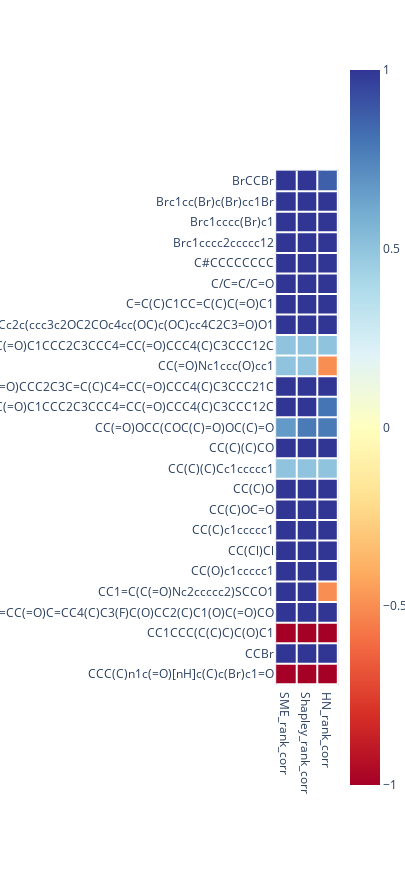

Notebook source saved alongside this figure:
### Code cell
hm = df[["SME_rank_corr", "Shapley_rank_corr", "HN_rank_corr"]].iloc[:25]

cell_size = 35
row_title_width = 300
width = cell_size*len(hm.columns) + row_title_width
height = cell_size*len(hm.index)

fig = px.imshow(hm, width=width, height=height, y=df.smiles.iloc[:25], color_continuous_scale='RdYlBu')

for i in range(len(hm.columns)):
    fig.add_shape(type="line", x0=0.5 + i, y0=-0.5, x1=0.5 + i, y1=len(hm.index) - 0.5, line=dict(color="white", width=2))

for i in range(len(hm.index)):
    fig.add_shape(type="line", x0=-0.5, y0=0.5 + i, x1=len(hm.columns) - 0.5, y1=0.5 + i, line=dict(color="white", width=2))

fig.show()

### Figure 1 — Plotly figure (JSON) as saved in the notebook; plotly's stock layout.template omitted (floating-point values rounded to 4 significant figures)
{"data": [{"coloraxis": "coloraxis", "hovertemplate": "x: %{x}<br>y: %{y}<br>color: %{z}<extra></extra>", "name": "0", "type": "heatmap", "x": ["SME_rank_corr", "Shapley_rank_corr", "HN_rank_corr"], "xaxis": "x", "y": ["BrCCBr", "Brc1cc(Br)c(Br)cc1Br", "Brc1cccc(Br)c1", "Brc1cccc2ccccc12", "C#CCCCCCCC", "C/C=C/C=O", "C=C(C)C1CC=C(C)C(=O)C1", "C=C(C)C1Cc2c(ccc3c2OC2COc4cc(OC)c(OC)cc4C2C3=O)O1", "CC(=O)C1CCC2C3CCC4=CC(=O)CCC4(C)C3CCC12C", "CC(=O)Nc1ccc(O)cc1", "CC(=O)OC1(C(C)=O)CCC2C3C=C(C)C4=CC(=O)CCC4(C)C3CCC21C", "CC(=O)OCC(=O)C1CCC2C3CCC4=CC(=O)CCC4(C)C3CCC12C", "CC(=O)OCC(COC(C)=O)OC(C)=O", "CC(C)(C)CO", "CC(C)(C)Cc1ccccc1", "CC(C)O", "CC(C)OC=O", "CC(C)c1ccccc1", "CC(Cl)Cl", "CC(O)c1ccccc1", "CC1=C(C(=O)Nc2ccccc2)SCCO1", "CC1CC2C3CC(F)C4=CC(=O)C=CC4(C)C3(F)C(O)CC2(C)C1(O)C(=O)CO", "CC1CCC(C(C)C)C(O)C1", "CCBr", "CCC(C)n1c(=O)[nH]c(C)c(Br)c1=O"], "yaxis": "y", "z": [[1, 1, 0.866], [1, 1, 1], [1, 1, 1], [1, 1, 1], [1, 1, 1], [1, 1, 1], [1, 1, 1], [1, 1, 1], [0.5, 0.5, 0.5], [0.5, 0.5, -0.5], [1, 1, 1], [1, 1, 0.8], [0.6667, 0.7778, 0.7778], [1, 1, 1], [0.5, 0.5, 0.5], [1, 1, 1], [1, 1, 1], [1, 1, 1], [1, 1, 1], [1, 1, 1], [1, 1, -0.5], [1, 1, 1], [-1, -1, -1], [1, 1, 1], [-1, -1, -1]]}], "layout": {"coloraxis": {"colorscale": [[0, "rgb(165,0,38)"], [0.1, "rgb(215,48,39)"], [0.2, "rgb(244,109,67)"], [0.3, "rgb(253,174,97)"], [0.4, "rgb(254,224,144)"], [0.5, "rgb(255,255,191)"], [0.6, "rgb(224,243,248)"], [0.7, "rgb(171,217,233)"], [0.8, "rgb(116,173,209)"], [0.9, "rgb(69,117,180)"], [1, "rgb(49,54,149)"]]}, "height": 875, "margin": {"t": 60}, "shapes": [{"line": {"color": "white", "width": 2}, "type": "line", "x0": 0.5, "x1": 0.5, "y0": -0.5, "y1": 24.5}, {"line": {"color": "white", "width": 2}, "type": "line", "x0": 1.5, "x1": 1.5, "y0": -0.5, "y1": 24.5}, {"line": {"color": "white", "width": 2}, "type": "line", "x0": 2.5, "x1": 2.5, "y0": -0.5, "y1": 24.5}, {"line": {"color": "white", "width": 2}, "type": "line", "x0": -0.5, "x1": 2.5, "y0": 0.5, "y1": 0.5}, {"line": {"color": "white", "width": 2}, "type": "line", "x0": -0.5, "x1": 2.5, "y0": 1.5, "y1": 1.5}, {"line": {"color": "white", "width": 2}, "type": "line", "x0": -0.5, "x1": 2.5, "y0": 2.5, "y1": 2.5}, {"line": {"color": "white", "width": 2}, "type": "line", "x0": -0.5, "x1": 2.5, "y0": 3.5, "y1": 3.5}, {"line": {"color": "white", "width": 2}, "type": "line", "x0": -0.5, "x1": 2.5, "y0": 4.5, "y1": 4.5}, {"line": {"color": "white", "width": 2}, "type": "line", "x0": -0.5, "x1": 2.5, "y0": 5.5, "y1": 5.5}, {"line": {"color": "white", "width": 2}, "type": "line", "x0": -0.5, "x1": 2.5, "y0": 6.5, "y1": 6.5}, {"line": {"color": "white", "width": 2}, "type": "line", "x0": -0.5, "x1": 2.5, "y0": 7.5, "y1": 7.5}, {"line": {"color": "white", "width": 2}, "type": "line", "x0": -0.5, "x1": 2.5, "y0": 8.5, "y1": 8.5}, {"line": {"color": "white", "width": 2}, "type": "line", "x0": -0.5, "x1": 2.5, "y0": 9.5, "y1": 9.5}, {"line": {"color": "white", "width": 2}, "type": "line", "x0": -0.5, "x1": 2.5, "y0": 10.5, "y1": 10.5}, {"line": {"color": "white", "width": 2}, "type": "line", "x0": -0.5, "x1": 2.5, "y0": 11.5, "y1": 11.5}, {"line": {"color": "white", "width": 2}, "type": "line", "x0": -0.5, "x1": 2.5, "y0": 12.5, "y1": 12.5}, {"line": {"color": "white", "width": 2}, "type": "line", "x0": -0.5, "x1": 2.5, "y0": 13.5, "y1": 13.5}, {"line": {"color": "white", "width": 2}, "type": "line", "x0": -0.5, "x1": 2.5, "y0": 14.5, "y1": 14.5}, {"line": {"color": "white", "width": 2}, "type": "line", "x0": -0.5, "x1": 2.5, "y0": 15.5, "y1": 15.5}, {"line": {"color": "white", "width": 2}, "type": "line", "x0": -0.5, "x1": 2.5, "y0": 16.5, "y1": 16.5}, {"line": {"color": "white", "width": 2}, "type": "line", "x0": -0.5, "x1": 2.5, "y0": 17.5, "y1": 17.5}, {"line": {"color": "white", "width": 2}, "type": "line", "x0": -0.5, "x1": 2.5, "y0": 18.5, "y1": 18.5}, {"line": {"color": "white", "width": 2}, "type": "line", "x0": -0.5, "x1": 2.5, "y0": 19.5, "y1": 19.5}, {"line": {"color": "white", "width": 2}, "type": "line", "x0": -0.5, "x1": 2.5, "y0": 20.5, "y1": 20.5}, {"line": {"color": "white", "width": 2}, "type": "line", "x0": -0.5, "x1": 2.5, "y0": 21.5, "y1": 21.5}, {"line": {"color": "white", "width": 2}, "type": "line", "x0": -0.5, "x1": 2.5, "y0": 22.5, "y1": 22.5}, {"line": {"color": "white", "width": 2}, "type": "line", "x0": -0.5, "x1": 2.5, "y0": 23.5, "y1": 23.5}, {"line": {"color": "white", "width": 2}, "type": "line", "x0": -0.5, "x1": 2.5, "y0": 24.5, "y1": 24.5}], "width": 405, "xaxis": {"anchor": "y", "autorange": true, "constrain": "domain", "domain": [6.962e-05, 0.9999], "range": [-0.5484, 2.548], "scaleanchor": "y", "type": "category"}, "yaxis": {"anchor": "x", "autorange": true, "constrain": "domain", "domain": [0.1472, 0.8528], "range": [24.55, -0.5484], "type": "category"}}}
